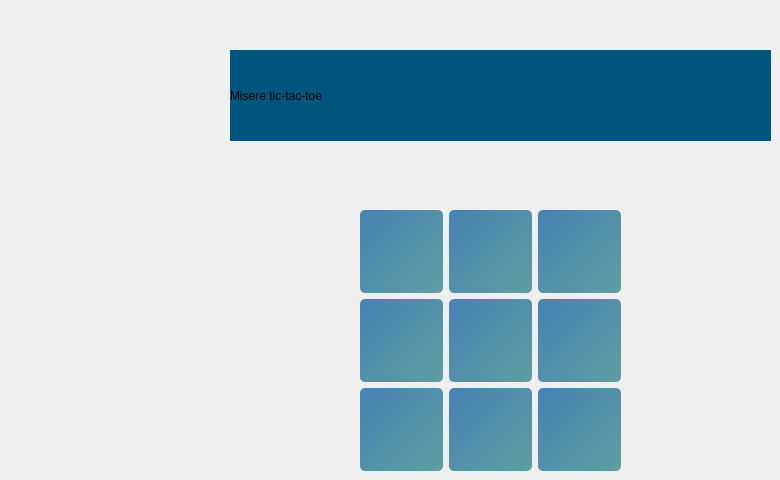
    <widget class="QWidget" name="misere_tic_tac_toe_ui_8">
     <property name="styleSheet">
      <string notr="true">QWidget#misere_tic_tac_toe_ui_8{
background-color:qlineargradient(spread:pad, x1:0.089, y1:0.136364, x2:1, y2:1, stop:0 #1E90FF, stop:1 #87CEFA);
}</string>
     </property>
     <widget class="QLabel" name="misere_label">
      <property name="geometry">
       <rect>
        <x>230</x>
        <y>50</y>
        <width>541</width>
        <height>91</height>
       </rect>
      </property>
      <property name="styleSheet">
       <string notr="true">font: 36pt &quot;MS Reference Sans Serif&quot;;
colro :white;
background-color: rgb(0, 85, 127);</string>
      </property>
      <property name="text">
       <string>Misere tic-tac-toe</string>
      </property>
     </widget>
     <widget class="QWidget" name="gridLayoutWidget_5">
      <property name="geometry">
       <rect>
        <x>360</x>
        <y>210</y>
        <width>261</width>
        <height>261</height>
       </rect>
      </property>
      <layout class="QGridLayout" name="gridLayout_5">
       <item row="2" column="0">
        <widget class="QPushButton" name="misere_2_0">
         <property name="sizePolicy">
          <sizepolicy hsizetype="Expanding" vsizetype="Expanding">
           <horstretch>0</horstretch>
           <verstretch>0</verstretch>
          </sizepolicy>
         </property>
         <property name="maximumSize">
          <size>
           <width>250</width>
           <height>16777215</height>
          </size>
         </property>
         <property name="styleSheet">
          <string notr="true">QPushButton{
color: rgb(255, 255, 255);
font: 14pt &quot;MS Reference Sans Serif&quot;;
background-color: qlineargradient(spread:pad, x1:0, y1:0, x2:1, y2:1, stop:0 #4682B4, stop:1 #5F9EA0);
border-radius: 5px;
}
QPushButton:hover {
    background-color: #5F9EA0;
}</string>
         </property>
         <property name="text">
          <string/>
         </property>
        </widget>
       </item>
       <item row="1" column="0">
        <widget class="QPushButton" name="misere_1_0">
         <property name="sizePolicy">
          <sizepolicy hsizetype="Expanding" vsizetype="Expanding">
           <horstretch>0</horstretch>
           <verstretch>0</verstretch>
          </sizepolicy>
         </property>
         <property name="maximumSize">
          <size>
           <width>250</width>
           <height>16777215</height>
          </size>
         </property>
         <property name="styleSheet">
          <string notr="true">QPushButton{
color: rgb(255, 255, 255);
font: 14pt &quot;MS Reference Sans Serif&quot;;
background-color: qlineargradient(spread:pad, x1:0, y1:0, x2:1, y2:1, stop:0 #4682B4, stop:1 #5F9EA0);
border-radius: 5px;
}
QPushButton:hover {
    background-color: #5F9EA0;
}</string>
         </property>
         <property name="text">
          <string/>
         </property>
        </widget>
       </item>
       <item row="1" column="1">
        <widget class="QPushButton" name="misere_1_1">
         <property name="sizePolicy">
          <sizepolicy hsizetype="Expanding" vsizetype="Expanding">
           <horstretch>0</horstretch>
           <verstretch>0</verstretch>
          </sizepolicy>
         </property>
         <property name="maximumSize">
          <size>
           <width>250</width>
           <height>16777215</height>
          </size>
         </property>
         <property name="styleSheet">
          <string notr="true">QPushButton{
color: rgb(255, 255, 255);
font: 14pt &quot;MS Reference Sans Serif&quot;;
background-color: qlineargradient(spread:pad, x1:0, y1:0, x2:1, y2:1, stop:0 #4682B4, stop:1 #5F9EA0);
border-radius: 5px;
}
QPushButton:hover {
    background-color: #5F9EA0;
}</string>
         </property>
         <property name="text">
          <string/>
         </property>
        </widget>
       </item>
       <item row="2" column="2">
        <widget class="QPushButton" name="misere_2_2">
         <property name="sizePolicy">
          <sizepolicy hsizetype="Expanding" vsizetype="Expanding">
           <horstretch>0</horstretch>
           <verstretch>0</verstretch>
          </sizepolicy>
         </property>
         <property name="maximumSize">
          <size>
           <width>250</width>
           <height>16777215</height>
          </size>
         </property>
         <property name="styleSheet">
          <string notr="true">QPushButton{
color: rgb(255, 255, 255);
font: 14pt &quot;MS Reference Sans Serif&quot;;
background-color: qlineargradient(spread:pad, x1:0, y1:0, x2:1, y2:1, stop:0 #4682B4, stop:1 #5F9EA0);
border-radius: 5px;
}
QPushButton:hover {
    background-color: #5F9EA0;
}</string>
         </property>
         <property name="text">
          <string/>
         </property>
        </widget>
       </item>
       <item row="0" column="2">
        <widget class="QPushButton" name="misere_0_2">
         <property name="sizePolicy">
          <sizepolicy hsizetype="Expanding" vsizetype="Expanding">
           <horstretch>0</horstretch>
           <verstretch>0</verstretch>
          </sizepolicy>
         </property>
         <property name="maximumSize">
          <size>
           <width>250</width>
           <height>16777215</height>
          </size>
         </property>
         <property name="styleSheet">
          <string notr="true">QPushButton{
color: rgb(255, 255, 255);
font: 14pt &quot;MS Reference Sans Serif&quot;;
background-color: qlineargradient(spread:pad, x1:0, y1:0, x2:1, y2:1, stop:0 #4682B4, stop:1 #5F9EA0);
border-radius: 5px;
}
QPushButton:hover {
    background-color: #5F9EA0;
}</string>
         </property>
         <property name="text">
          <string/>
         </property>
        </widget>
       </item>
       <item row="0" column="1">
        <widget class="QPushButton" name="misere_0_1">
         <property name="sizePolicy">
          <sizepolicy hsizetype="Expanding" vsizetype="Expanding">
           <horstretch>0</horstretch>
           <verstretch>0</verstretch>
          </sizepolicy>
         </property>
         <property name="maximumSize">
          <size>
           <width>250</width>
           <height>16777215</height>
          </size>
         </property>
         <property name="styleSheet">
          <string notr="true">QPushButton{
color: rgb(255, 255, 255);
font: 14pt &quot;MS Reference Sans Serif&quot;;
background-color: qlineargradient(spread:pad, x1:0, y1:0, x2:1, y2:1, stop:0 #4682B4, stop:1 #5F9EA0);
border-radius: 5px;
}
QPushButton:hover {
    background-color: #5F9EA0;
}</string>
         </property>
         <property name="text">
          <string/>
         </property>
        </widget>
       </item>
       <item row="0" column="0">
        <widget class="QPushButton" name="misere_0_0">
         <property name="sizePolicy">
          <sizepolicy hsizetype="Expanding" vsizetype="Expanding">
           <horstretch>0</horstretch>
           <verstretch>0</verstretch>
          </sizepolicy>
         </property>
         <property name="maximumSize">
          <size>
           <width>250</width>
           <height>16777215</height>
          </size>
         </property>
         <property name="styleSheet">
          <string notr="true">QPushButton{
color: rgb(255, 255, 255);
font: 14pt &quot;MS Reference Sans Serif&quot;;
background-color: qlineargradient(spread:pad, x1:0, y1:0, x2:1, y2:1, stop:0 #4682B4, stop:1 #5F9EA0);
border-radius: 5px;
}
QPushButton:hover {
    background-color: #5F9EA0;
}</string>
         </property>
         <property name="text">
          <string/>
         </property>
        </widget>
       </item>
       <item row="1" column="2">
        <widget class="QPushButton" name="misere_1_2">
         <property name="sizePolicy">
          <sizepolicy hsizetype="Expanding" vsizetype="Expanding">
           <horstretch>0</horstretch>
           <verstretch>0</verstretch>
          </sizepolicy>
         </property>
         <property name="maximumSize">
          <size>
           <width>250</width>
           <height>16777215</height>
          </size>
         </property>
         <property name="styleSheet">
          <string notr="true">QPushButton{
color: rgb(255, 255, 255);
font: 14pt &quot;MS Reference Sans Serif&quot;;
background-color: qlineargradient(spread:pad, x1:0, y1:0, x2:1, y2:1, stop:0 #4682B4, stop:1 #5F9EA0);
border-radius: 5px;
}
QPushButton:hover {
    background-color: #5F9EA0;
}</string>
         </property>
         <property name="text">
          <string/>
         </property>
        </widget>
       </item>
       <item row="2" column="1">
        <widget class="QPushButton" name="misere_2_1">
         <property name="sizePolicy">
          <sizepolicy hsizetype="Expanding" vsizetype="Expanding">
           <horstretch>0</horstretch>
           <verstretch>0</verstretch>
          </sizepolicy>
         </property>
         <property name="maximumSize">
          <size>
           <width>250</width>
           <height>16777215</height>
          </size>
         </property>
         <property name="styleSheet">
          <string notr="true">QPushButton{
color: rgb(255, 255, 255);
font: 14pt &quot;MS Reference Sans Serif&quot;;
background-color: qlineargradient(spread:pad, x1:0, y1:0, x2:1, y2:1, stop:0 #4682B4, stop:1 #5F9EA0);
border-radius: 5px;
}
QPushButton:hover {
    background-color: #5F9EA0;
}</string>
         </property>
         <property name="text">
          <string/>
         </property>
        </widget>
       </item>
      </layout>
     </widget>
    </widget>
